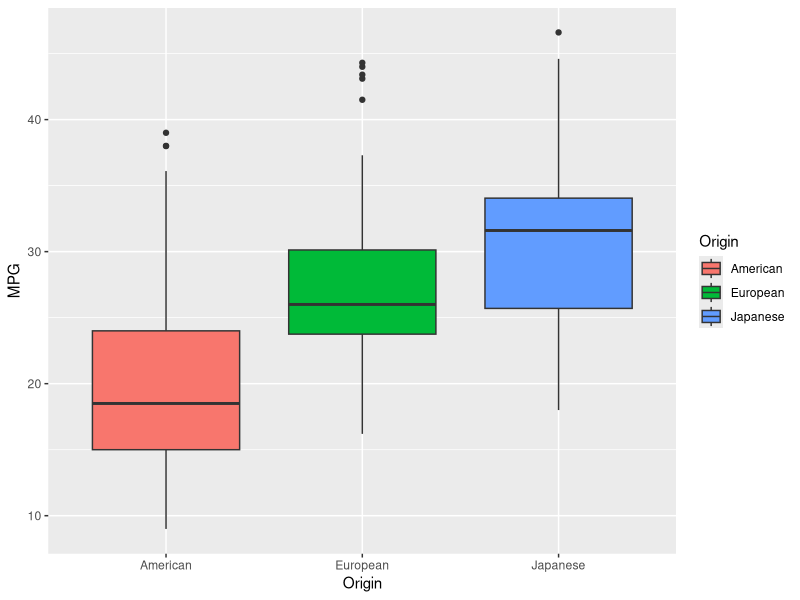
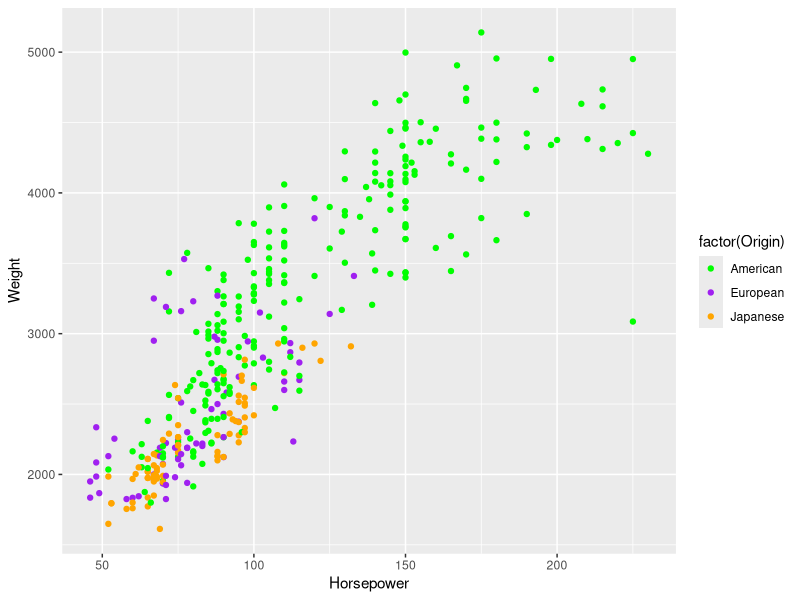

Here is the R script that generated these plots, in order:
# Practice1- Find out the difference between 689 and 53 using R as a calculator

689-53

# P2- Assign values to variables and do computation

x<-9
y<- 16

x+y
x-y
sqrt(x)
sqrt(y)
sqrt(x)+sqrt(y)

# P3- Create a vector using 'concatenate' or 'combine' function

z <- c(1,2,3,5,9,10)
z
z*2+150

# P4- Vector "Recyling"

c(1,2,3,4) + c(0,10)

# P5- Get working directory and set working directory
getwd()
setwd("/home/abhinav/R-introduction/r_intro")

# P6- list all objects in the workspace
ls()

# P7- list all files in the working directory
list.files()

# P8- Getting help on any function
?list.files()

#P9- Sequencing
1:15
15:0
pi:20
seq(0,20,0.5)
seq(1,20, length=40)
rep(c(1,2,3), times=25)
rep(c(1,2,3), each=25)

#P10- Reading data

cars <- read.csv("cars.csv")
View(cars)

# P11- Subsetting dataframe

newcars1 <- cars[1:10,1:3]
newcars2 <- cars[1:10, c(1,8,9)]
newcars3 <- cars[1:10, c("Origin", "Year")]

# P12 - Find rows with max, min etc. 

newcars4<- cars[which.max(cars$MPG),]
newcars5<- cars[cars$MPG == max(cars$MPG),]
newcars6<- cars[which.min(cars$MPG),]
newcars7<- cars[cars$MPG == min(cars$MPG),]

# P13- Creating New Variables in the dataset
cars$MPGpCYL <- cars$MPG/cars$Cylinders
cars$Mileage <- ifelse(cars$MPG >= 30, "Good", "Not so Good")

# P14- Summarizing data
head(cars)
tail(cars)
str(cars)
dim(cars)
str(cars)
names(cars)
ncol(cars)
nrow(cars)
class(cars)

# P15- Descriptive Stats
attach(cars)
mean(MPG)
median(MPG)
mode(MPG)
var(MPG)
sd(MPG)
range(MPG)
min(MPG)
max(MPG)
quantile(MPG, seq(0,1,0.05))

# Count of cars by Origin
library(plyr) # install.packages("plyr")
count(cars, 'Origin')

# Write the output to Excel (csv) file. 
write.csv(count(cars, 'Origin'), "countsheet.csv")

# Means, max, min by Origin

aggregate(MPG, list(Origin), mean)
aggregate(MPG, list(Origin), max)
aggregate(MPG, list(Origin), min)

# P16- plots

library(ggplot2) # may need to install this package using install.packages()
library(gridExtra)

p <- ggplot(cars, aes(Origin, MPG))

p + geom_boxplot(aes(fill = Origin))

p1 <- ggplot(cars, aes(x=Horsepower, y= Weight))
p1+geom_point(aes(color=factor(Origin))) + scale_color_manual(values = c("Green", "Purple", "Orange"))
